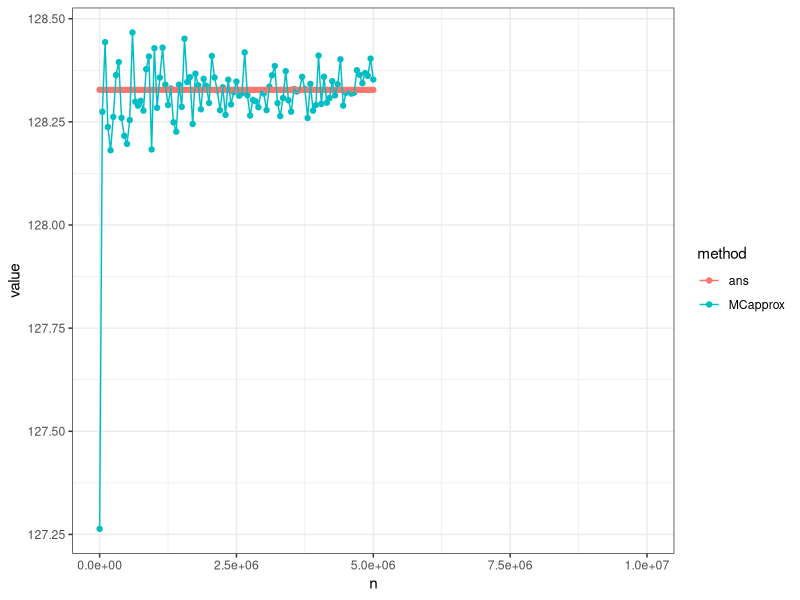
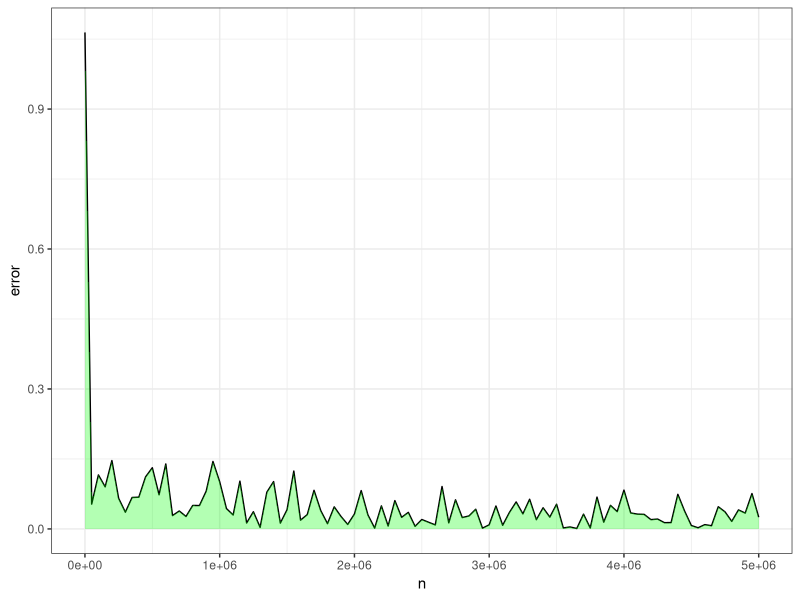

Write R code to recreate these figures, in order.
## ---- chunk 1
knitr::opts_chunk$set(echo = TRUE)
## ---- chunk 2
set.seed(666)

Dexp = function(x) return(0.2*exp(-0.2*x))

n = 1^6
vecX = runif(n, 3, 5)

mcvalue = mean(Dexp(vecX)*vecX)

realsol = pexp(q = 5, rate = 0.2) - pexp(q = 3, rate = 0.2)
## ---- chunk 3
#       Declaring the desired function
f = function(x){return(exp(x))}
#       Declaring the absolute error function
error = function(x,y){return(abs(x-y))}
#       The actual integral answer
ans = exp(5)-exp(3)

set.seed(6971)
#       number of iterations
n = 10^2
#       simulated uniform data
x= runif(n,3,5)
#       MonteCarlo approximation
MCa= (5-3)*mean(f(x))
#       Approximation error
e = error(ans,MCa)

rest =  data.frame(n = n,MCapprox = MCa,ans = ans, error = e)
set.seed(6971)
for(k in 5*(1:100)){
  n = k*10^4
  x = runif(n,3,5)
  mca = (5-3)*mean(f(x))
  rest = rbind(rest,c(n,mca,ans, error(ans,mca) ) )

}

require(tidyr)
require(tidyverse)

rest %>% select(-error) %>% 
  gather(key = method, value = value, -n) %>% 
  ggplot(aes(n, value, color = method)) + 
  geom_point() + geom_line() + theme_bw() +
  coord_cartesian(xlim = c(0.1, 10^7))

rest %>% select(n, error) %>% 
  ggplot(aes(n, error)) + geom_line(size=.5) + 
  geom_ribbon(aes(ymin=0,ymax = error), fill = "green", alpha=0.3) + theme_bw()
